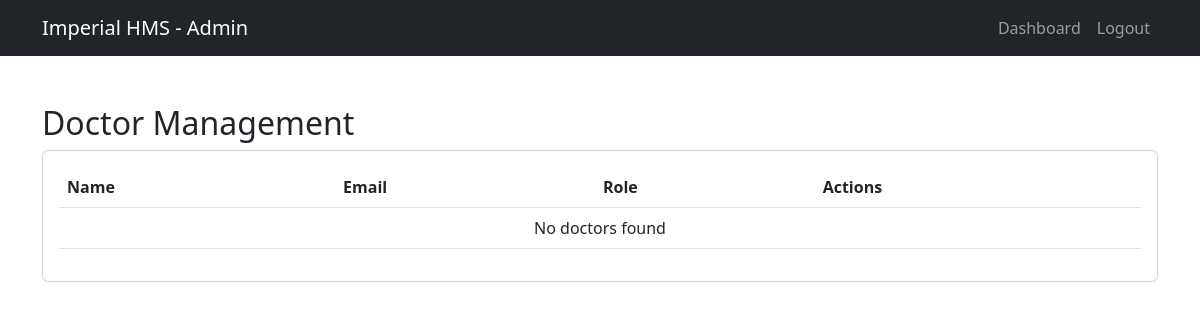
The page /doctors/ (signed in) on the database as committed earlier.
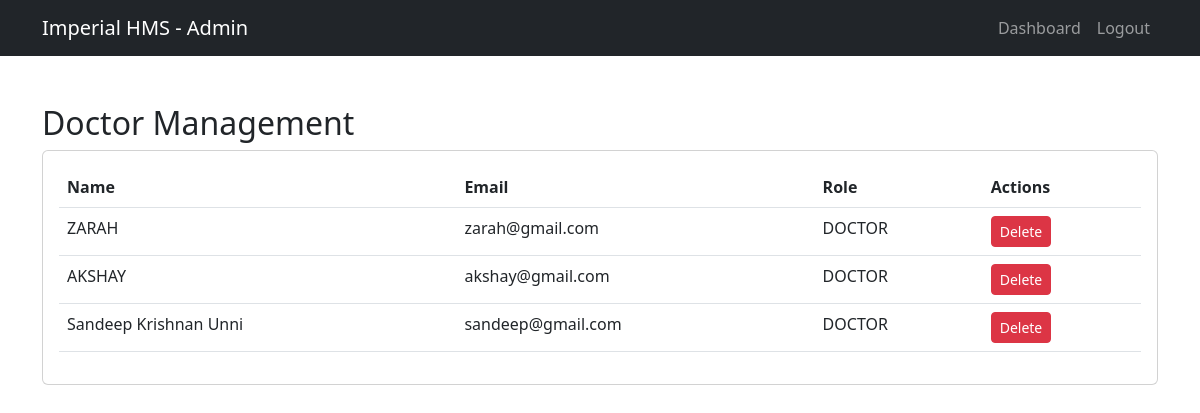
The same page on the database as committed later.
### mainapp/models.py (models this page shows, shortened)
class User(AbstractUser):
    ROLE_CHOICES = [
        ('ADMIN', 'Administrator'),
        ('DOCTOR', 'Doctor'),
        ('STAFF', 'Staff'),
        ('PATIENT', 'Patient'),
    ]
    name = models.CharField(max_length=100)
    email = models.EmailField(unique=True)
    role = models.CharField(max_length=10, choices=ROLE_CHOICES, default='PATIENT')
    avatar = models.ImageField(upload_to='avatars/', blank=True, null=True)
    phone = models.CharField(max_length=15, blank=True)
    is_active_user = models.BooleanField(default=True)
    email_verified = models.BooleanField(default=False)
    first_login = models.BooleanField(default=True)

### mainapp/views.py (the view)
# urls.py: path('doctors/', views.doctor_list, name='doctor_list'),
@role_required(['ADMIN'])
def doctor_list(request):
    doctors = User.objects.filter(role='DOCTOR')
    return render(request, 'doctor_list.html', {'doctors': doctors})

### mainapp/context_processors.py (called while the page is built)
def notifications_context(request):
    if request.user.is_authenticated:
        unread_count = Notification.objects.filter(user=request.user, is_read=False).count()
        return {'unread_notifications_count': unread_count}
    return {'unread_notifications_count': 0}

### templates/doctor_list.html (shortened to what this page needs)
<!DOCTYPE html>
<html lang="en">
<head>
    <link href="https://cdn.jsdelivr.net/npm/bootstrap@5.3.0/dist/css/bootstrap.min.css" rel="stylesheet">
</head>
<body>
    <nav class="navbar navbar-expand-lg navbar-dark bg-dark">
        <div class="container">
            <a class="navbar-brand" href="{% url 'hospital_admin_dashboard' %}">Imperial HMS - Admin</a>
            <div class="navbar-nav ms-auto">
                <a class="nav-link" href="{% url 'hospital_admin_dashboard' %}">Dashboard</a>
                <a class="nav-link" href="{% url 'logout' %}">Logout</a>
            </div>
        </div>
    </nav>
    <div class="container py-5">
        <h2>Doctor Management</h2>
        <div class="card">
            <div class="card-body">
                <table class="table">
                    <thead>
                        <tr>
                            <th>Name</th>
                            <th>Email</th>
                            <th>Role</th>
                            <th>Actions</th>
                        </tr>
                    </thead>
                    <tbody>
                        {% for doctor in doctors %}
                        <tr>
                            <td>{{ doctor.name }}</td>
                            <td>{{ doctor.email }}</td>
                            <td>{{ doctor.role }}</td>
                            <td>
                                <a href="{% url 'delete_doctor' doctor.id %}" class="btn btn-sm btn-danger" onclick="return confirm('Delete this doctor?')">Delete</a>
                            </td>
                        </tr>
                        {% empty %}
                        <tr>
                            <td colspan="4" class="text-center">No doctors found</td>
                        </tr>
                        {% endfor %}
                    </tbody>
                </table>
            </div>
        </div>
    </div>
</body>
</html>

Rows that differ between the two databases and show on the page:
added User: name "ZARAH", email "zarah@gmail.com", role "DOCTOR"
added User: name "AKSHAY", email "akshay@gmail.com", role "DOCTOR"
added User: name "Sandeep Krishnan Unni", email "sandeep@gmail.com", role "DOCTOR"
Other text that changed with them:
text no longer shown: "No doctors found"
